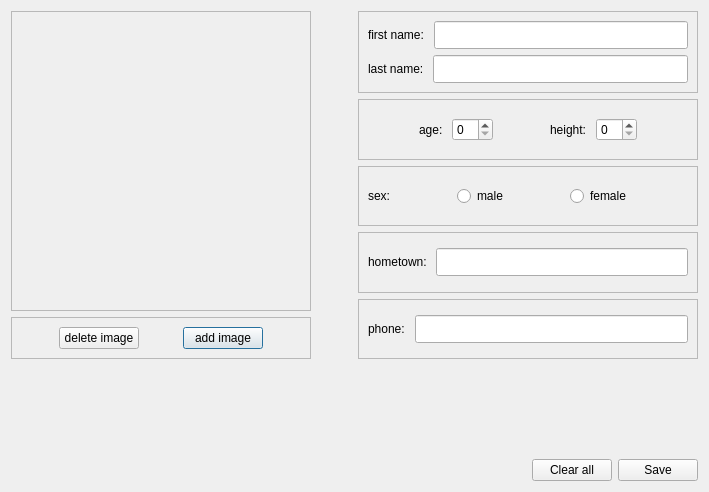
<?xml version="1.0" encoding="UTF-8"?>
<ui version="4.0">
 <class>AddPlayer</class>
 <widget class="QDialog" name="AddPlayer">
  <property name="geometry">
   <rect>
    <x>0</x>
    <y>0</y>
    <width>709</width>
    <height>492</height>
   </rect>
  </property>
  <property name="windowTitle">
   <string>New player</string>
  </property>
  <layout class="QHBoxLayout" name="horizontalLayout_18">
   <item>
    <layout class="QVBoxLayout" name="verticalLayout_8">
     <item>
      <layout class="QHBoxLayout" name="horizontalLayout_16">
       <item>
        <layout class="QHBoxLayout" name="horizontalLayout_11">
         <item>
          <layout class="QVBoxLayout" name="verticalLayout_4">
           <item>
            <widget class="QFrame" name="ImageFrame">
             <property name="minimumSize">
              <size>
               <width>300</width>
               <height>300</height>
              </size>
             </property>
             <property name="frameShape">
              <enum>QFrame::StyledPanel</enum>
             </property>
             <property name="frameShadow">
              <enum>QFrame::Raised</enum>
             </property>
             <layout class="QVBoxLayout" name="verticalLayout_7">
              <item>
               <widget class="QLabel" name="playerImageLabel">
                <property name="minimumSize">
                 <size>
                  <width>196</width>
                  <height>196</height>
                 </size>
                </property>
                <property name="text">
                 <string/>
                </property>
               </widget>
              </item>
             </layout>
            </widget>
           </item>
           <item>
            <widget class="QFrame" name="frame_7">
             <property name="frameShape">
              <enum>QFrame::StyledPanel</enum>
             </property>
             <property name="frameShadow">
              <enum>QFrame::Raised</enum>
             </property>
             <layout class="QHBoxLayout" name="horizontalLayout_10">
              <item>
               <layout class="QHBoxLayout" name="horizontalLayout_8">
                <item>
                 <spacer name="horizontalSpacer_6">
                  <property name="orientation">
                   <enum>Qt::Horizontal</enum>
                  </property>
                  <property name="sizeHint" stdset="0">
                   <size>
                    <width>18</width>
                    <height>20</height>
                   </size>
                  </property>
                 </spacer>
                </item>
                <item>
                 <widget class="QPushButton" name="deleteImageButton">
                  <property name="text">
                   <string>delete image</string>
                  </property>
                  <property name="autoDefault">
                   <bool>false</bool>
                  </property>
                 </widget>
                </item>
                <item>
                 <spacer name="horizontalSpacer_5">
                  <property name="orientation">
                   <enum>Qt::Horizontal</enum>
                  </property>
                  <property name="sizeHint" stdset="0">
                   <size>
                    <width>18</width>
                    <height>20</height>
                   </size>
                  </property>
                 </spacer>
                </item>
                <item>
                 <widget class="QPushButton" name="addImageButton">
                  <property name="text">
                   <string>add image</string>
                  </property>
                  <property name="autoDefault">
                   <bool>true</bool>
                  </property>
                 </widget>
                </item>
                <item>
                 <spacer name="horizontalSpacer_7">
                  <property name="orientation">
                   <enum>Qt::Horizontal</enum>
                  </property>
                  <property name="sizeHint" stdset="0">
                   <size>
                    <width>13</width>
                    <height>20</height>
                   </size>
                  </property>
                 </spacer>
                </item>
               </layout>
              </item>
             </layout>
            </widget>
           </item>
          </layout>
         </item>
         <item>
          <spacer name="horizontalSpacer_3">
           <property name="orientation">
            <enum>Qt::Horizontal</enum>
           </property>
           <property name="sizeHint" stdset="0">
            <size>
             <width>13</width>
             <height>20</height>
            </size>
           </property>
          </spacer>
         </item>
        </layout>
       </item>
       <item>
        <layout class="QVBoxLayout" name="verticalLayout_3">
         <item>
          <widget class="QFrame" name="frame">
           <property name="frameShape">
            <enum>QFrame::StyledPanel</enum>
           </property>
           <property name="frameShadow">
            <enum>QFrame::Raised</enum>
           </property>
           <layout class="QVBoxLayout" name="verticalLayout">
            <item>
             <layout class="QHBoxLayout" name="horizontalLayout">
              <item>
               <widget class="QLabel" name="firstNameLabel">
                <property name="text">
                 <string>first name: </string>
                </property>
               </widget>
              </item>
              <item>
               <widget class="QLineEdit" name="firstNameLine">
                <property name="font">
                 <font>
                  <pointsize>13</pointsize>
                  <italic>true</italic>
                  <bold>true</bold>
                 </font>
                </property>
               </widget>
              </item>
             </layout>
            </item>
            <item>
             <layout class="QHBoxLayout" name="horizontalLayout_2">
              <item>
               <widget class="QLabel" name="lastNameLabel">
                <property name="text">
                 <string>last name: </string>
                </property>
               </widget>
              </item>
              <item>
               <widget class="QLineEdit" name="lastNameLine">
                <property name="font">
                 <font>
                  <pointsize>13</pointsize>
                  <italic>true</italic>
                  <bold>true</bold>
                 </font>
                </property>
               </widget>
              </item>
             </layout>
            </item>
           </layout>
          </widget>
         </item>
         <item>
          <layout class="QHBoxLayout" name="horizontalLayout_13">
           <item>
            <widget class="QFrame" name="frame_3">
             <property name="frameShape">
              <enum>QFrame::StyledPanel</enum>
             </property>
             <property name="frameShadow">
              <enum>QFrame::Raised</enum>
             </property>
             <layout class="QHBoxLayout" name="horizontalLayout_5">
              <item>
               <layout class="QHBoxLayout" name="horizontalLayout_3">
                <item>
                 <spacer name="horizontalSpacer_8">
                  <property name="orientation">
                   <enum>Qt::Horizontal</enum>
                  </property>
                  <property name="sizeHint" stdset="0">
                   <size>
                    <width>13</width>
                    <height>20</height>
                   </size>
                  </property>
                 </spacer>
                </item>
                <item>
                 <widget class="QLabel" name="ageLabel">
                  <property name="text">
                   <string>age: </string>
                  </property>
                 </widget>
                </item>
                <item>
                 <widget class="QSpinBox" name="ageSpinBox"/>
                </item>
                <item>
                 <spacer name="horizontalSpacer_2">
                  <property name="orientation">
                   <enum>Qt::Horizontal</enum>
                  </property>
                  <property name="sizeHint" stdset="0">
                   <size>
                    <width>18</width>
                    <height>20</height>
                   </size>
                  </property>
                 </spacer>
                </item>
                <item>
                 <widget class="QLabel" name="heightLabel">
                  <property name="text">
                   <string>height: </string>
                  </property>
                 </widget>
                </item>
                <item>
                 <widget class="QSpinBox" name="heightSpinBox"/>
                </item>
                <item>
                 <spacer name="horizontalSpacer_9">
                  <property name="orientation">
                   <enum>Qt::Horizontal</enum>
                  </property>
                  <property name="sizeHint" stdset="0">
                   <size>
                    <width>13</width>
                    <height>20</height>
                   </size>
                  </property>
                 </spacer>
                </item>
               </layout>
              </item>
             </layout>
            </widget>
           </item>
          </layout>
         </item>
         <item>
          <layout class="QHBoxLayout" name="horizontalLayout_12">
           <item>
            <widget class="QFrame" name="frame_2">
             <property name="frameShape">
              <enum>QFrame::StyledPanel</enum>
             </property>
             <property name="frameShadow">
              <enum>QFrame::Raised</enum>
             </property>
             <layout class="QHBoxLayout" name="horizontalLayout_17">
              <item>
               <layout class="QHBoxLayout" name="horizontalLayout_4">
                <item>
                 <widget class="QLabel" name="sexLabel">
                  <property name="text">
                   <string>sex: </string>
                  </property>
                 </widget>
                </item>
                <item>
                 <spacer name="horizontalSpacer_11">
                  <property name="orientation">
                   <enum>Qt::Horizontal</enum>
                  </property>
                  <property name="sizeHint" stdset="0">
                   <size>
                    <width>18</width>
                    <height>20</height>
                   </size>
                  </property>
                 </spacer>
                </item>
                <item>
                 <widget class="QRadioButton" name="maleRadioButton">
                  <property name="text">
                   <string>male</string>
                  </property>
                 </widget>
                </item>
                <item>
                 <spacer name="horizontalSpacer_4">
                  <property name="orientation">
                   <enum>Qt::Horizontal</enum>
                  </property>
                  <property name="sizeHint" stdset="0">
                   <size>
                    <width>28</width>
                    <height>20</height>
                   </size>
                  </property>
                 </spacer>
                </item>
                <item>
                 <widget class="QRadioButton" name="femaleRadioButton">
                  <property name="text">
                   <string>female</string>
                  </property>
                 </widget>
                </item>
                <item>
                 <spacer name="horizontalSpacer_10">
                  <property name="orientation">
                   <enum>Qt::Horizontal</enum>
                  </property>
                  <property name="sizeHint" stdset="0">
                   <size>
                    <width>40</width>
                    <height>20</height>
                   </size>
                  </property>
                 </spacer>
                </item>
               </layout>
              </item>
             </layout>
            </widget>
           </item>
          </layout>
         </item>
         <item>
          <widget class="QFrame" name="frame_5">
           <property name="frameShape">
            <enum>QFrame::StyledPanel</enum>
           </property>
           <property name="frameShadow">
            <enum>QFrame::Raised</enum>
           </property>
           <layout class="QVBoxLayout" name="verticalLayout_5">
            <item>
             <layout class="QHBoxLayout" name="horizontalLayout_6">
              <item>
               <widget class="QLabel" name="homeTownLabel">
                <property name="text">
                 <string>hometown: </string>
                </property>
               </widget>
              </item>
              <item>
               <widget class="QLineEdit" name="homeTownLine">
                <property name="font">
                 <font>
                  <pointsize>13</pointsize>
                  <italic>true</italic>
                  <bold>true</bold>
                 </font>
                </property>
               </widget>
              </item>
             </layout>
            </item>
           </layout>
          </widget>
         </item>
         <item>
          <widget class="QFrame" name="frame_6">
           <property name="frameShape">
            <enum>QFrame::StyledPanel</enum>
           </property>
           <property name="frameShadow">
            <enum>QFrame::Raised</enum>
           </property>
           <layout class="QVBoxLayout" name="verticalLayout_6">
            <item>
             <layout class="QHBoxLayout" name="horizontalLayout_7">
              <item>
               <widget class="QLabel" name="phoneLabel">
                <property name="text">
                 <string>phone: </string>
                </property>
               </widget>
              </item>
              <item>
               <widget class="QLineEdit" name="phoneLine">
                <property name="font">
                 <font>
                  <pointsize>13</pointsize>
                  <italic>true</italic>
                  <bold>true</bold>
                 </font>
                </property>
               </widget>
              </item>
             </layout>
            </item>
           </layout>
          </widget>
         </item>
        </layout>
       </item>
      </layout>
     </item>
     <item>
      <layout class="QVBoxLayout" name="verticalLayout_2">
       <item>
        <spacer name="verticalSpacer">
         <property name="orientation">
          <enum>Qt::Vertical</enum>
         </property>
         <property name="sizeHint" stdset="0">
          <size>
           <width>20</width>
           <height>40</height>
          </size>
         </property>
        </spacer>
       </item>
       <item>
        <layout class="QHBoxLayout" name="horizontalLayout_15">
         <item>
          <spacer name="horizontalSpacer">
           <property name="orientation">
            <enum>Qt::Horizontal</enum>
           </property>
           <property name="sizeHint" stdset="0">
            <size>
             <width>248</width>
             <height>20</height>
            </size>
           </property>
          </spacer>
         </item>
         <item>
          <layout class="QHBoxLayout" name="horizontalLayout_14">
           <item>
            <layout class="QHBoxLayout" name="horizontalLayout_9">
             <item>
              <widget class="QPushButton" name="clearAllButton">
               <property name="text">
                <string>Clear all</string>
               </property>
               <property name="autoDefault">
                <bool>false</bool>
               </property>
              </widget>
             </item>
             <item>
              <widget class="QPushButton" name="saveButton">
               <property name="text">
                <string>Save</string>
               </property>
               <property name="autoDefault">
                <bool>false</bool>
               </property>
              </widget>
             </item>
            </layout>
           </item>
          </layout>
         </item>
        </layout>
       </item>
      </layout>
     </item>
    </layout>
   </item>
  </layout>
 </widget>
 <resources/>
 <connections/>
</ui>
